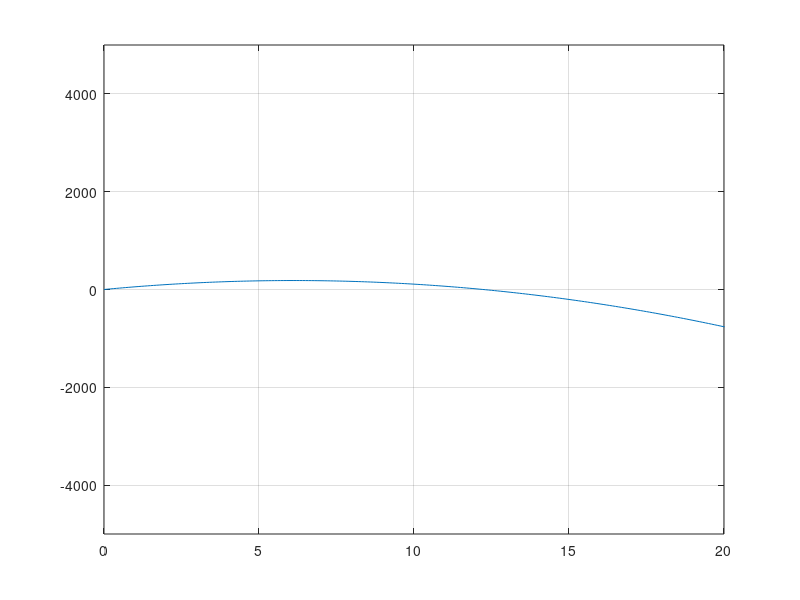

MATLAB code for this plot:
% assuming the object starts at the ground
a = 9.81; %m/s^2
v_o = 60; %m/s
t = 0:0.1:100;
x = v_o.*t - 0.5*a.*t.^2; %

xmax = max(x);
tmax = t(find(max(x)));

%% Problem 2

% let's look at the plot
figure(2), plot(t,x), grid on, axis([0,20,-0.5e4, 0.5e4])
% okay this helps a little

interval = find(t == 10 | t == 15);
xsub = abs(x(interval(1):interval(2)) - 0);

tzero = t(find(abs(x) == min(xsub))); % when x == 0 

%%

